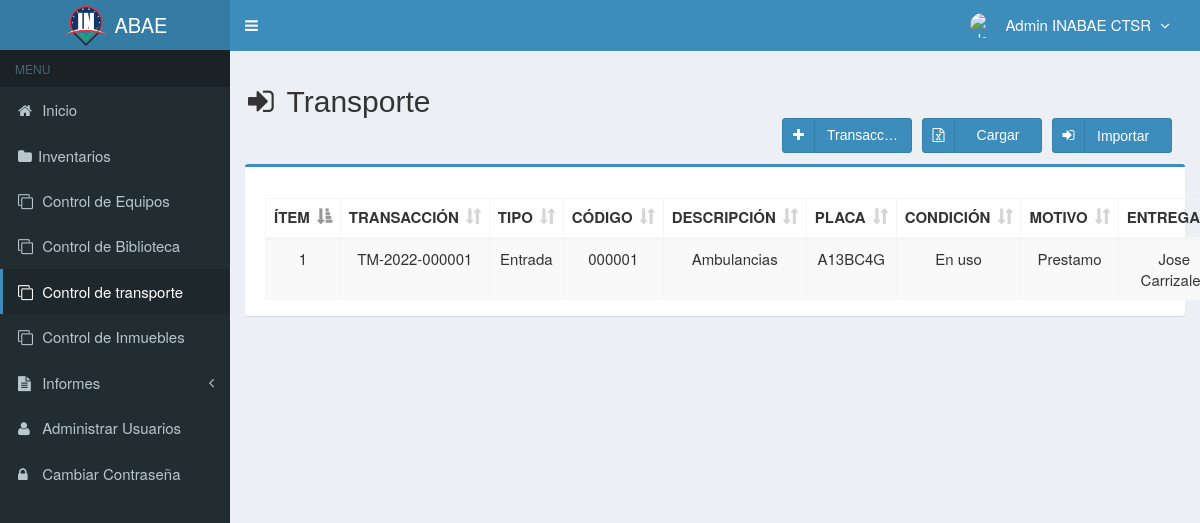
Page /main.php?module=transaccion_equipos_transporte (signed in) on the earlier database version.
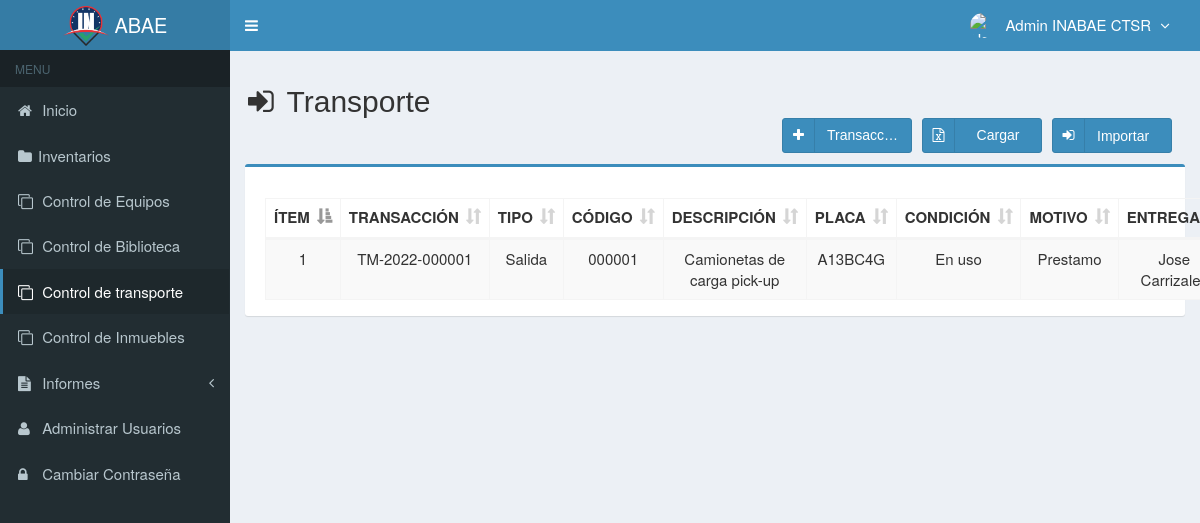
Same page on the later database version.
### tables this page shows
CREATE TABLE `transaccion_equipos_transporte` (
  `codigo_transaccion` varchar(15) NOT NULL,
  `codigo` varchar(7) NOT NULL,
  `motivo` varchar(300) NOT NULL,
  `recibe` varchar(300) NOT NULL,
  `cedula_r` int(15) NOT NULL,
  `empresa_r` varchar(300) NOT NULL,
  `entrega` varchar(300) NOT NULL,
  `cedula_e` int(15) NOT NULL,
  `empresa` varchar(300) NOT NULL,
  `lugar_e` varchar(300) NOT NULL,
  `lugar_r` varchar(300) NOT NULL,
  `created_user` int(3) NOT NULL,
  `created_date` timestamp NOT NULL DEFAULT current_timestamp(),
  `tipo_transaccion` varchar(300) NOT NULL
);

CREATE TABLE `transporte` (
  `codigo` varchar(10) NOT NULL,
  `descripcion` varchar(40) NOT NULL,
  `placa` varchar(15) NOT NULL,
  `marca` varchar(300) DEFAULT NULL,
  `tipo` varchar(300) DEFAULT NULL,
  `modelo` varchar(300) DEFAULT NULL,
  `color` varchar(20) DEFAULT NULL,
  `condicion` varchar(300) DEFAULT NULL,
  `unidad` varchar(300) DEFAULT NULL,
  `ubicacion` varchar(300) DEFAULT NULL,
  `responsable` varchar(300) DEFAULT NULL,
  `pertenece` varchar(300) DEFAULT NULL,
  `cedula` varchar(15) DEFAULT NULL,
  `sede` varchar(300) DEFAULT NULL,
  `nmroCarroceria` varchar(300) DEFAULT NULL,
  `anio` varchar(10) DEFAULT NULL,
  `tipoCombustible` varchar(30) DEFAULT NULL,
  `created_user` int(5) DEFAULT NULL,
  `created_date` timestamp NULL DEFAULT NULL,
  `updated_date` timestamp NULL DEFAULT NULL,
  `estado` enum('chequeado','nochequeado') DEFAULT 'chequeado',
  `updated_user` int(5) DEFAULT NULL,
  `categoria` varchar(30) DEFAULT NULL
);

### modules/transaccion_equipos_Transporte/view.php (the view, shortened to what this page needs)
<section class="content-header">
  <h2>
    <i class="fa fa-sign-in icon-title"></i> Transporte
    <form action="database/excel_to_mysql_control_transporte.php" method="POST" enctype="multipart/form-data">
      <button class="btn btn-primary btn-social pull-right botones" name="archivo" data-toggle="tooltip">
        <i class="fa fa-sign-in"></i></i>Importar&nbsp;&nbsp;
      </button>
      <a class="btn btn-primary btn-social pull-right botones" data-toggle="tooltip">
          <i class="fa fa-file-excel-o"></i>
          <div class="textoInput">
            Cargar
          </div>
      </a>
      <a class="btn btn-primary btn-social pull-right botones anchoInput" href="?module=form_transaccion_equipos_transporte&form=add" data-toggle="tooltip">
        <i class="fa fa-plus"></i> Transacción
      </a>
    </form>
  </h2>
 <br/>
</section>
<section class="content">
  <div class="row">
    <div class="col-md-12">
      <div class="box box-primary">
        <div class="box-body">
          <table id="dataTables1" class="table table-bordered table-striped table-hover">
            <thead>
              <tr>
                <th class="center">ÍTEM</th>
                <th class="center">TRANSACCIÓN</th>
                <th class="center">TIPO</th>
                <th class="center">CÓDIGO</th>
                <th class="center">DESCRIPCIÓN</th>
                <th class="center">PLACA</th>
                <th class="center">CONDICIÓN</th>
                <th class="center">MOTIVO</th>
                <th class="center">ENTREGA</th>
              </tr>
            </thead>
            <tbody>
            <?php
            $no = 1;
            $query = mysqli_query($mysqli, "SELECT a.tipo_transaccion, a.codigo_transaccion, a.codigo,b.codigo,a.motivo,a.created_date,b.tipo, a.codigo, a.entrega, a.empresa_r, a.cedula_e, a.recibe, b.descripcion, a.empresa, a.cedula_r, a.lugar_e, a.lugar_r, b.placa, b.marca, b.condicion
                                            FROM transaccion_equipos_transporte as a INNER JOIN transporte as b ON a.codigo=b.codigo  ORDER BY codigo_transaccion DESC")
                                            or die('error '.mysqli_error($mysqli));
            while ($data = mysqli_fetch_assoc($query)) {
              $originalDate = $data['created_date'];
              $fecha = date("d-m-Y", strtotime($originalDate));
              echo "<tr>
                      <td width='50'  class='center'>$no</td>
                      <td width='100' class='center'>$data[codigo_transaccion]</td>
                      <td width='100' class='center'>$data[tipo_transaccion]</td>
                      <td width='100' class='center'>$data[codigo]</td>
                      <td width='100' class='center'>$data[descripcion]</td>
                      <td width='100' class='center'>$data[placa]</td>
                      <td width='100' class='center'>$data[condicion]</td>
                      <td width='100' class='center'>$data[motivo]</td>
                      <td width='100' class='center'>$data[entrega]</td>
                      <td width='100' class='center'>$data[cedula_e]</td>
                      <td width='100' class='center'>$data[lugar_e]</td>
                      <td width='100' class='center'>$data[empresa]</td>
                      <td width='100' class='center'>$data[recibe]</td>
                      <td width='100' class='center'>$data[cedula_r]</td>
                      <td width='100' class='center'>$data[lugar_r]</td>
                      <td width='100' class='center'>$data[empresa_r]</td>
                      <td width='100' class='center'>$fecha</td>
                    </tr>";
              $no++;
            }
            ?>
            </tbody>
          </table>
        </div>
      </div>
    </div>
  </div>
</section><!-- /.content

Differences in the rows shown:
changed transaccion_equipos_transporte "Prestamo": tipo_transaccion "Entrada" → "Salida"; transporte.descripcion "Ambulancias" → "Camionetas de carga pick-up"
